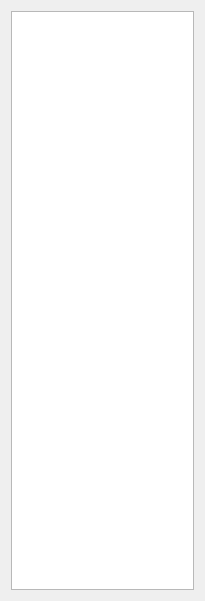
<?xml version="1.0" encoding="UTF-8"?>
<ui version="4.0">
 <class>tableTask1</class>
 <widget class="QWidget" name="tableTask1">
  <property name="geometry">
   <rect>
    <x>0</x>
    <y>0</y>
    <width>205</width>
    <height>601</height>
   </rect>
  </property>
  <property name="windowTitle">
   <string>Связи</string>
  </property>
  <property name="windowIcon">
   <iconset>
    <normaloff>../resources/iconePack/pngwing.com.png</normaloff>../resources/iconePack/pngwing.com.png</iconset>
  </property>
  <layout class="QVBoxLayout" name="verticalLayout">
   <item>
    <widget class="QTableWidget" name="tableWidget"/>
   </item>
  </layout>
 </widget>
 <resources/>
 <connections/>
</ui>
